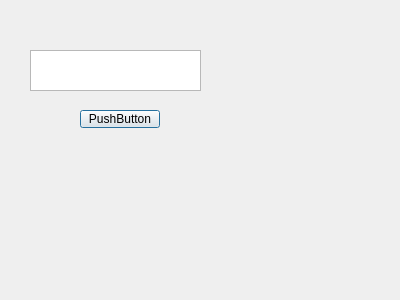
<?xml version="1.0" encoding="UTF-8"?>
<ui version="4.0">
 <class>Dialog</class>
 <widget class="QDialog" name="Dialog">
  <property name="geometry">
   <rect>
    <x>0</x>
    <y>0</y>
    <width>400</width>
    <height>300</height>
   </rect>
  </property>
  <property name="windowTitle">
   <string>Dialog</string>
  </property>
  <widget class="QTextEdit" name="textEdit">
   <property name="geometry">
    <rect>
     <x>30</x>
     <y>50</y>
     <width>171</width>
     <height>41</height>
    </rect>
   </property>
  </widget>
  <widget class="QPushButton" name="pushButton">
   <property name="geometry">
    <rect>
     <x>80</x>
     <y>110</y>
     <width>80</width>
     <height>18</height>
    </rect>
   </property>
   <property name="text">
    <string>PushButton</string>
   </property>
  </widget>
 </widget>
 <resources/>
 <connections/>
</ui>
